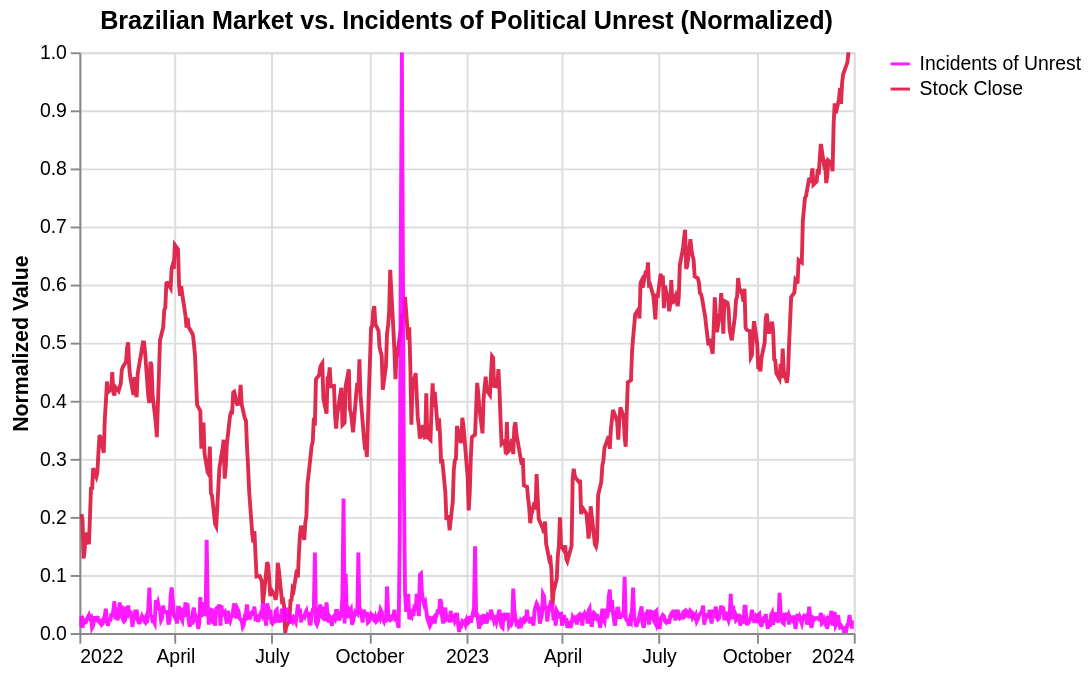

Source (Vega-Lite JSON):
### Vega-Lite specification from a JSON file in a GitHub repository (floating-point values rounded to 4 significant figures; data arrays with more than 128 entries replaced by an {"elided": "..."} marker saying what was removed)
{"usermeta": {"embedOptions": {"theme": "dark"}}, "config": {"view": {"continuousWidth": 300, "continuousHeight": 300}}, "data": {"name": "data-6479f5e8ee8f23354fbc610f4822df84"}, "mark": {"type": "line", "opacity": 0.9}, "encoding": {"color": {"field": "series", "scale": {"range": ["magenta", "crimson"]}, "title": "", "type": "nominal"}, "tooltip": [{"field": "Date", "type": "temporal"}, {"field": "series", "type": "nominal"}, {"field": "value", "type": "quantitative"}], "x": {"axis": {"title": null}, "field": "Date", "type": "temporal"}, "y": {"field": "value", "title": "Normalized Value", "type": "quantitative"}}, "height": 300, "params": [{"name": "param_37", "select": {"type": "interval", "encodings": ["x", "y"]}, "bind": "scales"}], "title": "Brazilian Market vs. Incidents of Political Unrest (Normalized)", "width": 400, "$schema": "https://vega.github.io/schema/vega-lite/v5.20.1.json", "datasets": {"data-6479f5e8ee8f23354fbc610f4822df84": {"elided": "1229 records"}}}
